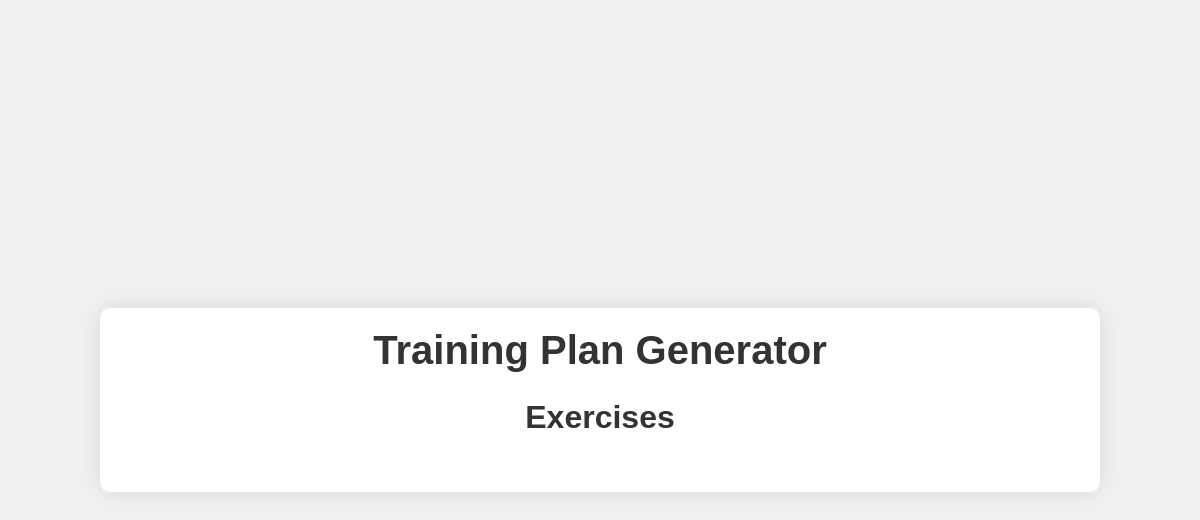
The app's page /exercises, older data.
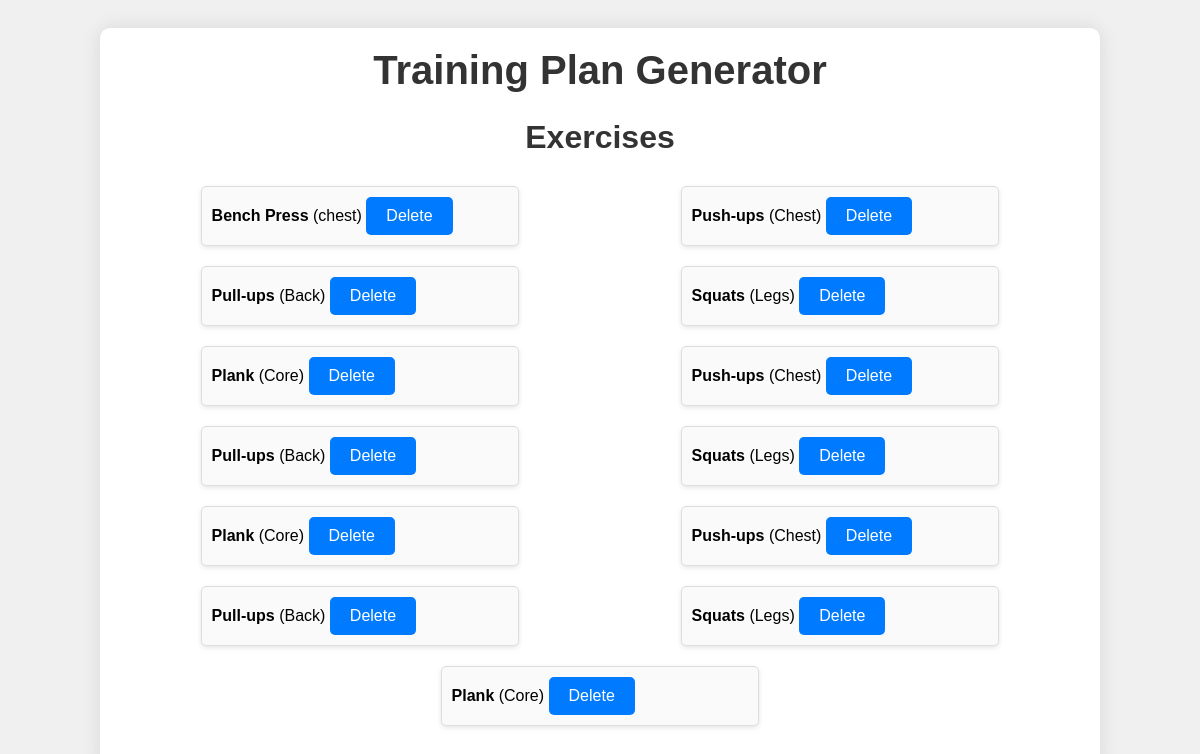
The same page, newer data.
### app.py (models this page shows)
class Exercise(db.Model):
    id = db.Column(db.Integer, primary_key=True)
    name = db.Column(db.String(100), nullable=False)
    muscle_group = db.Column(db.String(100), nullable=False)

### app.py (the view)
@app.route('/exercises')
def exercises():
    all_exercises = Exercise.query.all()
    return render_template('exercises.html', exercises=all_exercises)

### templates/exercises.html
{% extends 'layout.html' %}
{% block content %}
<h2>Exercises</h2>
<ul>
    {% for exercise in exercises %}
    <li>
        <strong>{{ exercise.name }}</strong> ({{ exercise.muscle_group }})
        <form action="{{ url_for('delete_exercise', id=exercise.id) }}" method="post" style="display:inline;">
            <button type="submit">Delete</button>
        </form>
    </li>
    {% endfor %}
</ul>
{% endblock %}

### templates/layout.html (shortened to what this page needs)
<!DOCTYPE html>
<html lang="en">
<head>
    <link rel="stylesheet" href="{{ url_for('static', filename='style.css') }}">
</head>
<body>
    <div class="container">
        <h1>Training Plan Generator</h1>
        <div class="content">
            {% block content %}
            {% endblock %}
        </div>
    </div>
</body>
</html>

### static/style.css (style rules this page uses)
body { font-family: Arial, sans-serif; background-color: #f0f0f0; margin: 0; padding: 0; display: flex; justify-content: center; align-items: center; min-height: 100vh; }
.container { width: 80%; max-width: 1200px; background-color: #fff; padding: 20px; border-radius: 10px; box-shadow: 0px 0px 20px rgba(0, 0, 0, 0.1); margin: 20px; }
h1, h2 { text-align: center; color: #333; margin-top: 0; }
h1 { font-size: 2.5em; }
h2 { font-size: 2em; margin-bottom: 20px; }
.content { margin-top: 20px; }
ul { list-style-type: none; padding: 0; display: flex; flex-wrap: wrap; justify-content: space-around; }
ul li { background-color: #fafafa; border: 1px solid #ddd; border-radius: 5px; padding: 10px; margin: 10px; width: calc(33% - 20px); box-shadow: 0 2px 5px rgba(0, 0, 0, 0.1); }
ul li form { display: inline; }
button, .button { display: inline-block; padding: 10px 20px; font-size: 1em; color: #fff; background-color: #007BFF; border: none; border-radius: 5px; cursor: pointer; text-align: center; text-decoration: none; transition: background-color 0.3s; }
form { max-width: 600px; margin: auto; }

Row changes from the older to the newer data that the page shows:
added Exercise: name "Bench Press", muscle_group "chest"
added Exercise: name "Push-ups", muscle_group "Chest"
added Exercise: name "Pull-ups", muscle_group "Back"
added Exercise: name "Squats", muscle_group "Legs"
added Exercise: name "Plank", muscle_group "Core"
added Exercise: name "Push-ups", muscle_group "Chest"
added Exercise: name "Pull-ups", muscle_group "Back"
added Exercise: name "Squats", muscle_group "Legs"
added Exercise: name "Plank", muscle_group "Core"
added Exercise: name "Push-ups", muscle_group "Chest"
added Exercise: name "Pull-ups", muscle_group "Back"
added Exercise: name "Squats", muscle_group "Legs"
added Exercise: name "Plank", muscle_group "Core"
